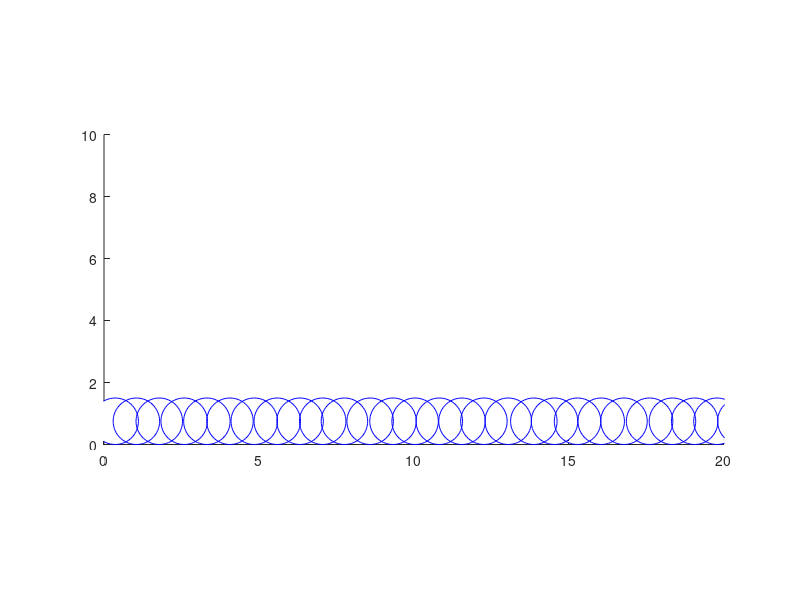
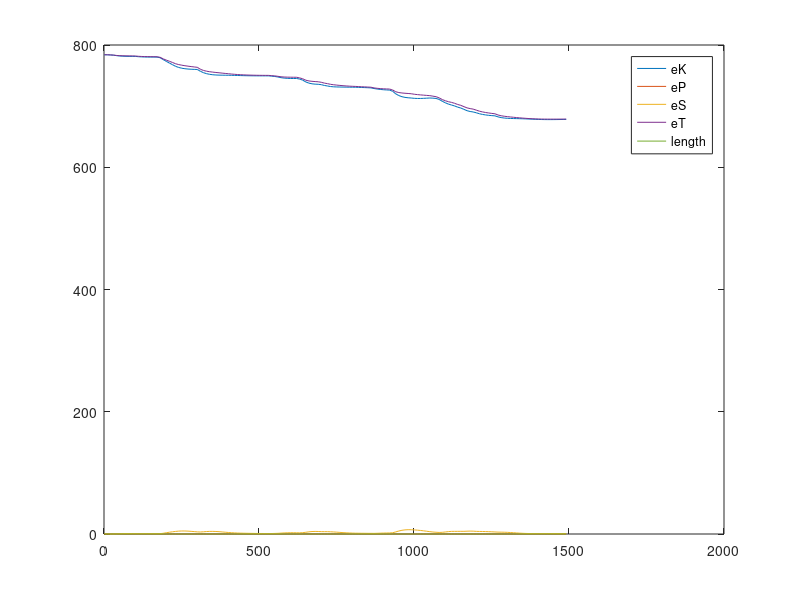
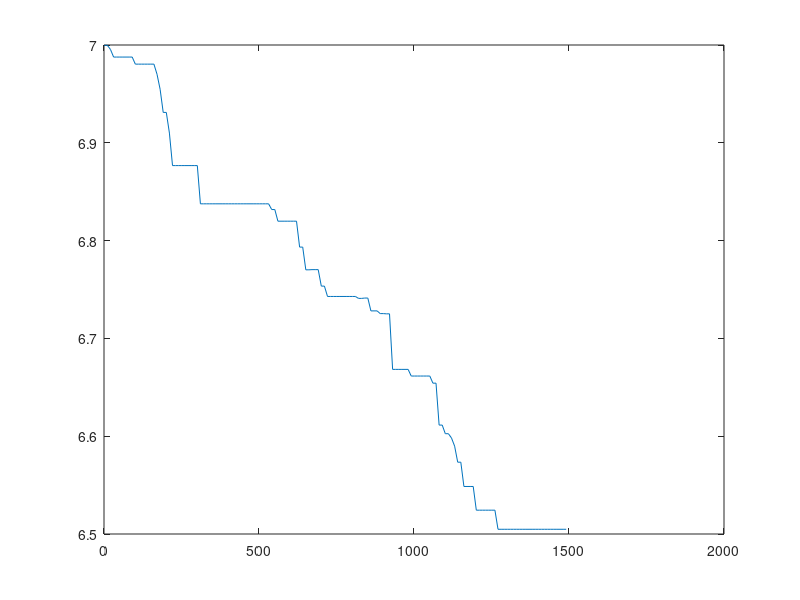

These charts were generated, in order, by the following MATLAB code:
clear all;
close all;
axis equal;
axis tight manual;
axis([0 20 0 10]);

%% -- Static Variables --

% Variables for making the structure
XDIM   = 1;
YDIM   = 2;
dims   = [7 3];
amount = [8 4];

% Variables that control the simulation
mass = 1;
ks   = 100;   % Spring constant.
kd   = 5;     % Spring damping.
g    = -1;    % Gravitational acceleration.
dt   = 0.002; % Timestep for the simulation.
loopEnd = 3/dt;
% Rest length of springs - distance between connected particles if left 0
overrideSpringLength = 0; 

% Initial values
% Initial velocity 
iv      = zeros(prod(amount), 2);
%iv(1,:) = [0,-5];
%iv(2,:) = [0,5];
iv(:,1) = 7;
% Hight of the lower part of the object. 
h       = 0.5;

% Variables of the balls
cr           = 3/4; % Radius of the balls
randomFactor = 0;   % Multiplied by randn and added to the radius.
circleAmount = 32;

% For animating
filename = "pulse";
animate  = false;
graphs   = [1 1 0]; 
pR       = 0.03;    % Raduis for the balls representing the particle masses;
draw     = true;
ddt      = 10;      % Draws every ddt time steps.




%% -- Make circles --
circles = zeros(1,circleAmount);
cX = zeros(circleAmount, 2); % Position. 
cR = rand([1, circleAmount])*randomFactor + cr;
for i = 1:circleAmount
    cX(i,:) = [0.8*cr/2+(cr/2*(i-1)*2)+0.1*cr/2*randn() cR(i)];
    circles(i) = rectangle('Position',...
            [cX(i,XDIM) - cR(i),...
             cX(i,YDIM) - cR(i),...
             cR(i)*2, cR(i)*2], ...
            'Curvature', [1,1], 'EdgeColor','b', 'FaceColor','w');
end

%% -- Initialize particles and springs --
division = amount-1;
division(division < 1) = 1;
lDelta    = dims./division;
pX = zeros(prod(amount), 2); % Particle position vector
pV = zeros(prod(amount), 2); % Particle velocity vector
pD = zeros(prod(amount), 2); % Particle last distance to nearest floor circle
particles = zeros(prod(amount));
springs   = struct('fromTo',{}, 'line'    ,{}, 'len', {});

% Bulding particles
for x = 1:1:amount(1)
    for y = 1:1:amount(2)
        thisPoint = (y-1)*amount(1) + x;
        pX(thisPoint,:) = [((x-1) *lDelta(1)) ((y+h)*lDelta(2))];
        pV(thisPoint,:) = iv(thisPoint,:);
    end
end

% Modefiers for spring locations
width = amount(1);
sumParts = prod(amount);
mods = [-width-1, width-1, -width, width, width+1, +1, 1-width];
spring = 1;

% Particles on odd rows connect to their right neighbor
% O O O
% O P -
% O O O
%
% Particles on even rows connect to all neighbors except teir left.
% \ | /
% O P -
% / | \

% Building springs
for i = 1:sumParts
    % Checks if the row is even or odd
    if (mod(((i-1)-mod((i-1),width))/width, 2) ~= 0)
        %Filter edgecases
        usedMods = mods;
        if (mod(i,width) == 1) % Filters out the 2 leftmost particles
            usedMods = mods(3:end);
        elseif (mod(i,width) == 0)
            usedMods = mods(1:end-3); %Filters out the 3 rightmost particles
        end
        
        % Creates all the springs with their from and to particle indecies.
        for il = 1:size(usedMods,2)
            if(i + usedMods(il) > 0 && i + usedMods(il) <= sumParts)
                springs(spring).fromTo = [i, (i + usedMods(il))];
                springs(spring).force = 0;
                if overrideSpringLength == 0
                    % Sets the length to the distance bewteen the particles
                    l = norm((pX(i,:)-pX(i+usedMods(il),:)));
                    springs(spring).len = l;
                else
                    springs(spring).len = overrideSpringLength;
                end
                spring = spring + 1;
            end
        end

    else
        % Checks so that the particle is not on the far right
        if ~(mod((i-1),width) == width-1)
            springs(spring).fromTo = [i, (i + 1)];
            if overrideSpringLength == 0
                l = norm((pX(i,:)-pX(i+1,:)));
                springs(spring).len = l;
            else
                springs(spring).len = overrideSpringLength;
            end
            spring = spring + 1;
        end
    end
end

% Make graphics objects
parts   = size(particles,2);
springc = size(springs,2);

for i = 1:springc
    fromTo = springs(i).fromTo;
    springs(i).line  = line([pX(fromTo(1),XDIM), pX(fromTo(2),XDIM)],...
        [pX(fromTo(1),YDIM),pX(fromTo(2),YDIM)]);
end

for i = 1:parts
    particles(i) = rectangle('Position',...
        [pX(i,XDIM)-pR, pX(i,YDIM)-pR, 2*pR, 2*pR], ...
        'Curvature', [1,1], 'EdgeColor','r', 'FaceColor','r');
end

%% -- Initial half step back --

force = zeros (size(particles,2), 2);

% Calculate spring forces
for i = 1 : size(springs,2)
    from = springs(i).fromTo(1);
    to   = springs(i).fromTo(2);
    
    r = pX(from,:) - pX(to,:);
    v = pV(from,:) - pV(to,:);
    d = norm(r);

    f = -(ks*(d-springs(i).len) + kd*(sum(r.*v)/d))*r./d;

    force(from,:) = force(from,:) + f;
    force(to,:)   = force(to,:)   - f;
end

% Add gravity
force(:,2) = force(:,2) + g;

pV   = (pV - force/mass*dt*1/2);
for i = 1 : size(particles,2)
    if pD(i) < 2*cr
        for ci = 1 : size(cX,1)
            r = pX(i,:) - cX(ci,:);
            d = norm(r);
            pD(i) = d;

            if(d <= cR(ci))
                pX(i,:) = pX(i,:) - 1.1*(cR(ci) - d)*r/d;
                pV(i,:) = pV(i,:) - 2*(sum(pV(i,:).*r)*r/d);
            end
        end
    else
        pD(i) = 0;
    end
end

%% -- Main Loop --

% All the energy vectors
eS = ceil(loopEnd/ddt);
eK = zeros(eS,1);
eP = zeros(eS,1);
mC = zeros(eS,1);
aM = zeros(eS,1);
mI = zeros(eS,1);
iL = zeros(eS,1);
omega = zeros(eS,1);
eS = zeros(eS,1);
h = figure(1);  %For saving the frames for animation

for t = 1:1:loopEnd
    
    %% -- Update posistions and velocities --
    force = zeros (size(particles,2), 2);
    
    for i = 1 : size(springs,2)
        from = springs(i).fromTo(1);
        to   = springs(i).fromTo(2);
        
        r = pX(from,:) - pX(to,:);
        v = pV(from,:) - pV(to,:);
        d = norm(r);
        
        if(mod(t,ddt) == 0)
            eS(t/ddt) = eS(t/ddt) + 0.5 * ks * (springs(i).len - d)^2; 
        end
        
        f = -(ks*(d-springs(i).len) + kd*(sum(r.*v)/d))*r./d;

        force(from,:) = force(from,:) + f;
        force(to,:)   = force(to,:)   - f;
    end

    force(:,2) = force(:,2) + g;

    pV = (pV + force/mass*dt*1/2);
    % Saves energies between halfsteps so that I don't need to fix it when
    % saving / displaying.
    if (mod(t,ddt) == 0)
        eK(t/ddt) = sum(vecnorm(pV,2,2).^2*mass/2);
        % Saves the angular momentum stuff for the second asignment.
        if dims(2) == 0
            aM(t/ddt) = sum(mass*(pX(:,XDIM).*pV(:,YDIM) - pX(:,YDIM).*pV(:,XDIM)));
            mI(t/ddt) = sum(vecnorm([0.9 0; 0.9 0] - pX,2,2)*mass);
            omega(t/ddt) = aM(t/ddt)/mI(t/ddt);
            iL(t/ddt) = sum(vecnorm([0.9 0; 0.9 0] - pX,2,2));
        end
        mC(t/ddt) = sum(pV(:,1)*mass,1)/(mass*prod(amount));
    end
    pV = (pV + force/mass*dt*1/2);
    pX = (pX + pV*dt);
    
    %% -- Check for colisions --  
    for i = 1 : size(particles,2)
        % Only if the particle was closer than 2 radia to the nearest ball
        % last update
        if pD(i) < 2*cr
            for ci = 1 : size(cX,1)
                r = pX(i,:) - cX(ci,:);
                d = norm(r);
                
                if (pD(i)>d) 
                    pD(i) = d; 
                end
                
                if(d < cR(ci))
                    v = norm(pV(i,:));
                    nv = pV(i,:)/v;
                    % Do while that moves the particle backwards to just 
                    % outside the ball in the direction it came from.
                    % Quickfix that could take far to long depending on
                    % amount of collisions and how far into the objects the
                    % particle moves as well as how small the objects are.
                    while 1 
                        pX(i,:) = pX(i,:) - 0.01*nv;
                        r = pX(i,:) - cX(ci,:);
                        d = norm(r);
                        if ~(d <= cR(ci))
                            break
                        end
                    end
               
                    pV(i,:) = pV(i,:) - 2*(sum(pV(i,:).*r/d)*r/d);

                end
            end
        else
            % Resets the distance counter every other update.
            pD(i) = 0;
        end
    end
    
    %% -- Draw the changes --
    if(mod(t,ddt) == 0)
        
        if(draw)
            parts   = size(particles,2);
            springc = size(springs,2);

            for i = 1:parts
                p = particles(i);
                set(p, 'Position',...
                    [pX(i,XDIM)-pR, pX(i,YDIM)-pR, 2*pR, 2*pR], ...
                    'Curvature', [1,1], 'EdgeColor','r', 'FaceColor','r');
            end

            for i = 1:springc
                fromTo = springs(i).fromTo;
                set(springs(i).line,...
                    'XData', [pX(fromTo(1),XDIM), pX(fromTo(2),XDIM)],...
                    'YData', [pX(fromTo(1),YDIM), pX(fromTo(2),YDIM)]);
            end
            
            
            pause(0.016)
        end
        if animate
            drawnow
            frame(t/ddt) = getframe(h);
        end
    end
end

%% -- Graphing --
xax = 1:ddt:loopEnd;
if graphs(1)
    figure
    plot(xax', eK);
    hold on;
    plot(xax', eP);
    plot(xax', eS);
    eT = eP + eK + eS;
    plot(xax', eT);
    plot(xax', iL);
    hold off;
    legend('eK','eP','eS','eT', 'length');
end
if graphs(2)
    figure
    plot(xax', mC);
    mcv = mC(1) - mC(end)
    loopEnd*dt
    mcv = mcv/(loopEnd*dt)
end
if graphs(3)
    figure
    plot(xax', aM);
    hold on;
    plot(xax', mI);
    plot(xax', omega);
    plot(xax', iL);
    legend('aM','mI','omega', 'length');
end


if animate
    gifWriter = VideoWriter(filename);
    gifWriter.FrameRate = 30;
    open(gifWriter);
    writeVideo(gifWriter, frame);
    close(gifWriter);
end